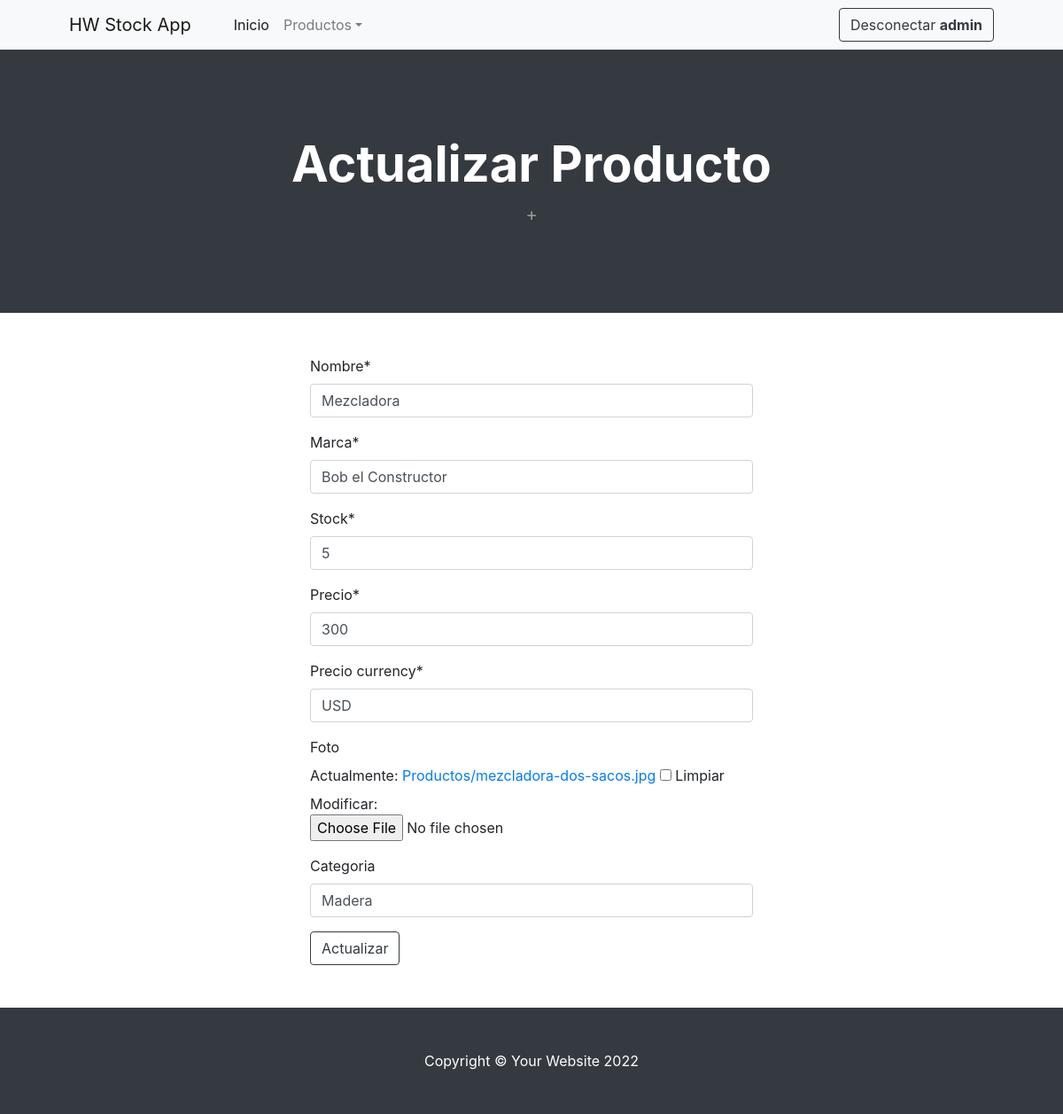
The app's page /HWStockApp/ActualizarProductos/13 (signed in) with its own data.
### Accounts/models.py (models this page shows, shortened)
class User(AbstractUser):
    fecha_nacimiento = models.DateField(null=True)
    direccion = models.CharField(max_length=80, blank=True)
    telefono = models.IntegerField(null=True)

### HWStockApp/models.py (models this page shows, shortened)
class Productos(models.Model):
    nombre = models.CharField(max_length=30)
    marca = models.CharField(max_length=20)
    stock = models.IntegerField()
    precio = models.IntegerField()
    precio_currency = models.CharField(max_length=20)
    Foto = models.ImageField(upload_to="Productos/", height_field=None,
                             width_field=None, max_length=None, null=True, blank=True)
    categoria_opcion = (
        ('C', 'Construccion',),
        ('P', 'Pintura',),
        ('B', 'Baños',),
        ('M', 'Madera',),
        ('H', 'Hogar',),
        ('J', 'Jardin',),
        ('E', 'Electricidad',),
        ('O', 'Otros',),
    )
    categoria = models.CharField(
        max_length=1, choices=categoria_opcion, blank=True
    )

### HWStockApp/views.py (the view)
# urls.py: path('ActualizarProductos/<int:pk>',
class ActualizarProductos(LoginRequiredMixin, LogoutIfNotStaffMixin, UpdateView):
    model = Productos
    template_name = 'actualizarProducto.html'
    fields = ('__all__')
    success_url = '/HWStockApp/ListarProductos/'

### HWStockApp/views.py (called while the page is built)
    def dispatch(self, request, *args, **kwargs):
        if not request.user.is_staff:
            logout(request)
            return self.handle_no_permission()
        return super(LogoutIfNotStaffMixin, self).dispatch(request, *args, **kwargs)

### HWStoreApp/context_processor.py (called while the page is built)
def total_carrito(request):
    total= 0
    if request.user.is_authenticated:
        if "carrito" in request.session.keys():
            for keys,value in request.session["carrito"].items():
                total += int(value["acumulado"])
    return {"total_carrito": total}

### HWStockApp/templates/actualizarProducto.html (shortened to what this page needs)
{% extends 'HWStockFather.html' %}
{% load static %}
{% block header_section %}
<header class="bg-dark py-5">
    <div class="container px-4 px-lg-5 my-5">
        <div class="text-center text-white">
            <h1 class="display-4 fw-bolder">Actualizar Producto</h1>
            <p class="lead fw-normal text-white-50 mb-0">+</p>
        </div>
    </div>
</header>
{% endblock header_section %}
{% block body_section %}
{% load crispy_forms_tags %}
<section class="py-5">
    <div class="container justify-content-center">
        <link rel="stylesheet" href="https://maxcdn.bootstrapcdn.com/bootstrap/4.0.0/css/bootstrap.min.css">
        <div class="mx-auto" style="width: 500px;">
        <form ALIGN='left' method="POST" enctype="multipart/form-data">{% csrf_token %}
            {{ form|crispy }}
            <button type="submit" class="btn btn-outline-dark">Actualizar</button>
        </form>
        </div>
    </div>
</section>
{% endblock body_section %}

### HWStockApp/templates/HWStockFather.html (shortened to what this page needs)
<!DOCTYPE html>
<html lang="en">
{% load static %}
<head>
    <link href="https://cdn.jsdelivr.net/npm/bootstrap-icons@1.5.0/font/bootstrap-icons.css" rel="stylesheet" />
    <link href="{% static 'css/styles.css' %}" rel="stylesheet" />
</head>
<body>
    <nav class="navbar navbar-expand-lg navbar-light bg-light">
        <div class="container px-4 px-lg-5">
            <a class="navbar-brand" href="#!">HW Stock App</a>
            <div class="collapse navbar-collapse" id="navbarSupportedContent">
                <ul class="navbar-nav me-auto mb-2 mb-lg-0 ms-lg-4">
                    <li class="nav-item"><a class="nav-link active" aria-current="page"
                            href="{% url 'HWStockInicio' %}">Inicio</a></li>
                    <li class="nav-item dropdown">
                        <a class="nav-link dropdown-toggle" id="navbarDropdown" href="#" role="button"
                            data-bs-toggle="dropdown" aria-expanded="false">Productos</a>
                    </li>
                </ul>
                {% if user.is_authenticated %}
                    <form action="{% url 'LogoutStock' %}" class="d-flex">
                        <button class="btn btn-outline-dark" type="submit">Desconectar <b>{{user.username}}</b></button>
                    </form>
                {% else %}
                    <form action="{% url 'LoginStock' %}" class="d-flex">
                        <button class="btn btn-outline-dark" type="submit">Contectar</button>
                    </form>
                {% endif %}
            </div>
        </div>
    </nav>
    {% block header_section %}
    {% endblock header_section %}
    {% block body_section %}
    {% endblock body_section %}
    <footer class="py-5 bg-dark">
        <div class="container">
            <p class="m-0 text-center text-white">Copyright &copy; Your Website 2022</p>
        </div>
    </footer>
</body>
</html>

### records on screen
User: username "admin"
Productos: nombre "Mezcladora", marca "Bob el Constructor", stock "5", precio "300", precio_currency "USD", categoria "Madera"
